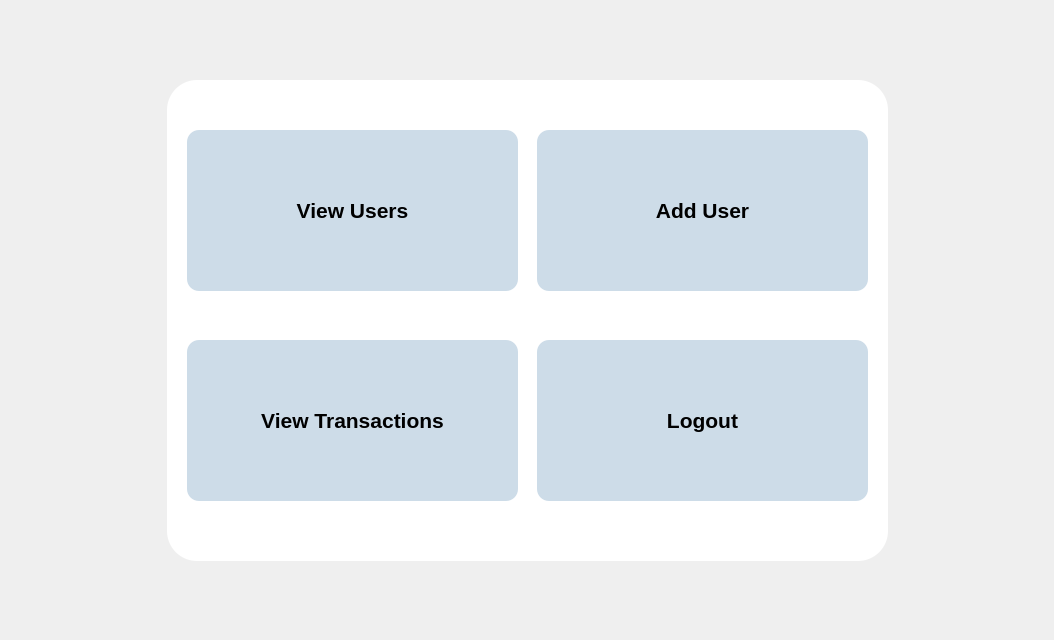
<?xml version="1.0" encoding="UTF-8"?>
<ui version="4.0">
 <class>adminmainmenu</class>
 <widget class="QDialog" name="adminmainmenu">
  <property name="geometry">
   <rect>
    <x>0</x>
    <y>0</y>
    <width>1054</width>
    <height>640</height>
   </rect>
  </property>
  <property name="windowTitle">
   <string>Dialog</string>
  </property>
  <widget class="QLabel" name="label_2">
   <property name="geometry">
    <rect>
     <x>0</x>
     <y>0</y>
     <width>1101</width>
     <height>691</height>
    </rect>
   </property>
   <property name="styleSheet">
    <string notr="true">image: url(:/screen1Background/background.jpg);
</string>
   </property>
   <property name="text">
    <string/>
   </property>
  </widget>
  <widget class="QLabel" name="label_3">
   <property name="enabled">
    <bool>false</bool>
   </property>
   <property name="geometry">
    <rect>
     <x>0</x>
     <y>-10</y>
     <width>1101</width>
     <height>691</height>
    </rect>
   </property>
   <property name="styleSheet">
    <string notr="true">image: url(:/screen1Background/background.jpg);
</string>
   </property>
   <property name="text">
    <string/>
   </property>
  </widget>
  <widget class="QLabel" name="label_4">
   <property name="geometry">
    <rect>
     <x>167</x>
     <y>80</y>
     <width>721</width>
     <height>481</height>
    </rect>
   </property>
   <property name="styleSheet">
    <string notr="true">background-color: rgb(255, 255, 255);
border-radius: 30px;         /* rounded corners */
    padding: 8px 16px;</string>
   </property>
   <property name="text">
    <string/>
   </property>
  </widget>
  <widget class="QPushButton" name="viewusersbutton">
   <property name="geometry">
    <rect>
     <x>187</x>
     <y>130</y>
     <width>331</width>
     <height>161</height>
    </rect>
   </property>
   <property name="font">
    <font>
     <family>Segoe UI</family>
     <pointsize>-1</pointsize>
     <bold>true</bold>
    </font>
   </property>
   <property name="styleSheet">
    <string notr="true">QPushButton {
    background-color: #cddce8;   /* light blue */
    color: black;
    border: none;                /* no border line */
    border-radius: 12px;         /* rounded corners */
    padding: 8px 16px;
    font-size: 21px;
    background-image: none;      /* no image */
}

QPushButton:hover {
    background-color: #598bb8;   /* darker on hover */
color: Black;
 border: none;  
border-radius: 12px;         /* rounded corners */
    padding: 8px 16px;
    font-size: 21px;
    background-image: none;      /* no image */
}</string>
   </property>
   <property name="text">
    <string>View Users</string>
   </property>
   <property name="icon">
    <iconset>
     <normaloff>viewusersicon.png</normaloff>viewusersicon.png</iconset>
   </property>
   <property name="iconSize">
    <size>
     <width>70</width>
     <height>70</height>
    </size>
   </property>
   <property name="autoDefault">
    <bool>true</bool>
   </property>
   <property name="flat">
    <bool>true</bool>
   </property>
  </widget>
  <widget class="QPushButton" name="viewusertransactionbutton">
   <property name="geometry">
    <rect>
     <x>187</x>
     <y>340</y>
     <width>331</width>
     <height>161</height>
    </rect>
   </property>
   <property name="font">
    <font>
     <family>Segoe UI</family>
     <pointsize>-1</pointsize>
     <bold>true</bold>
    </font>
   </property>
   <property name="styleSheet">
    <string notr="true">QPushButton {
    background-color: #cddce8;   /* light blue */
    color: black;
    border: none;                /* no border line */
    border-radius: 12px;         /* rounded corners */
    padding: 8px 16px;
    font-size: 21px;
    background-image: none;      /* no image */
}

QPushButton:hover {
    background-color: #598bb8;   /* darker on hover */
color: Black;
 border: none;  
border-radius: 12px;         /* rounded corners */
    padding: 8px 16px;
    font-size: 21px;
    background-image: none;      /* no image */
}</string>
   </property>
   <property name="text">
    <string>View Transactions</string>
   </property>
   <property name="icon">
    <iconset>
     <normaloff>transactionhistoryicon.jpg</normaloff>transactionhistoryicon.jpg</iconset>
   </property>
   <property name="iconSize">
    <size>
     <width>70</width>
     <height>70</height>
    </size>
   </property>
   <property name="autoDefault">
    <bool>true</bool>
   </property>
   <property name="flat">
    <bool>true</bool>
   </property>
  </widget>
  <widget class="QPushButton" name="adduserbutton">
   <property name="geometry">
    <rect>
     <x>537</x>
     <y>130</y>
     <width>331</width>
     <height>161</height>
    </rect>
   </property>
   <property name="font">
    <font>
     <family>Segoe UI</family>
     <pointsize>-1</pointsize>
     <bold>true</bold>
    </font>
   </property>
   <property name="styleSheet">
    <string notr="true">QPushButton {
    background-color: #cddce8;   /* light blue */
    color: black;
    border: none;                /* no border line */
    border-radius: 12px;         /* rounded corners */
    padding: 8px 16px;
    font-size: 21px;
    background-image: none;      /* no image */
}

QPushButton:hover {
    background-color: #598bb8;   /* darker on hover */
color: Black;
 border: none;  
border-radius: 12px;         /* rounded corners */
    padding: 8px 16px;
    font-size: 21px;
    background-image: none;      /* no image */
}</string>
   </property>
   <property name="text">
    <string>Add User</string>
   </property>
   <property name="icon">
    <iconset>
     <normaloff>addusericon.png</normaloff>addusericon.png</iconset>
   </property>
   <property name="iconSize">
    <size>
     <width>60</width>
     <height>60</height>
    </size>
   </property>
   <property name="autoDefault">
    <bool>true</bool>
   </property>
   <property name="flat">
    <bool>true</bool>
   </property>
  </widget>
  <widget class="QPushButton" name="logoutbutton">
   <property name="geometry">
    <rect>
     <x>537</x>
     <y>340</y>
     <width>331</width>
     <height>161</height>
    </rect>
   </property>
   <property name="font">
    <font>
     <family>Segoe UI</family>
     <pointsize>-1</pointsize>
     <bold>true</bold>
    </font>
   </property>
   <property name="styleSheet">
    <string notr="true">QPushButton {
    background-color: #cddce8;   /* dark blue */
    color: black;
    border: none;                /* no border line */
    border-radius: 12px;         /* rounded corners */
    padding: 8px 16px;
    font-size: 21px;
    background-image: none;      /* no image */
}

QPushButton:hover {
    background-color: #598bb8;   /* darker on hover */
color: Black;
 border: none;  
border-radius: 12px;         /* rounded corners */
    padding: 8px 16px;
    font-size: 21px;
    background-image: none;      /* no image */
}</string>
   </property>
   <property name="text">
    <string>Logout</string>
   </property>
   <property name="icon">
    <iconset>
     <normaloff>logouticon.png</normaloff>logouticon.png</iconset>
   </property>
   <property name="iconSize">
    <size>
     <width>70</width>
     <height>70</height>
    </size>
   </property>
   <property name="autoDefault">
    <bool>true</bool>
   </property>
   <property name="flat">
    <bool>true</bool>
   </property>
  </widget>
 </widget>
 <resources/>
 <connections/>
</ui>
